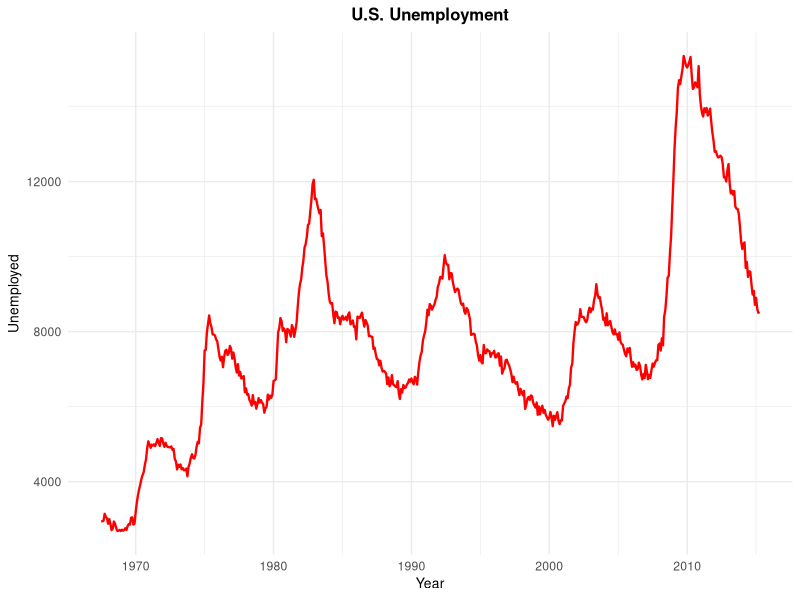

This chart was generated by the following R code:
## ---- chunk 1
#| echo: false
#| warning: false
#| message: false
# Loading ggplot2
library(ggplot2)

# Importing 'economics' dataset
data(economics)
## ---- chunk 2
#| echo: false
#| warning: false
#| message: false
# Create a line chart of 'unemploy' v/s 'date'
ggplot(economics, aes(x = date, y = unemploy)) +
  geom_line(color = "red", size = 0.8) + #First Change
  labs(
    title = "U.S. Unemployment",
    x = "Year",
    y = "Unemployed"
  ) +
  theme_minimal() +
  theme(
    plot.title = element_text(size = 12, face = "bold", hjust = 0.5),
    axis.title  = element_text(size = 10) #Changed the axis title from 12 to 10
  )

